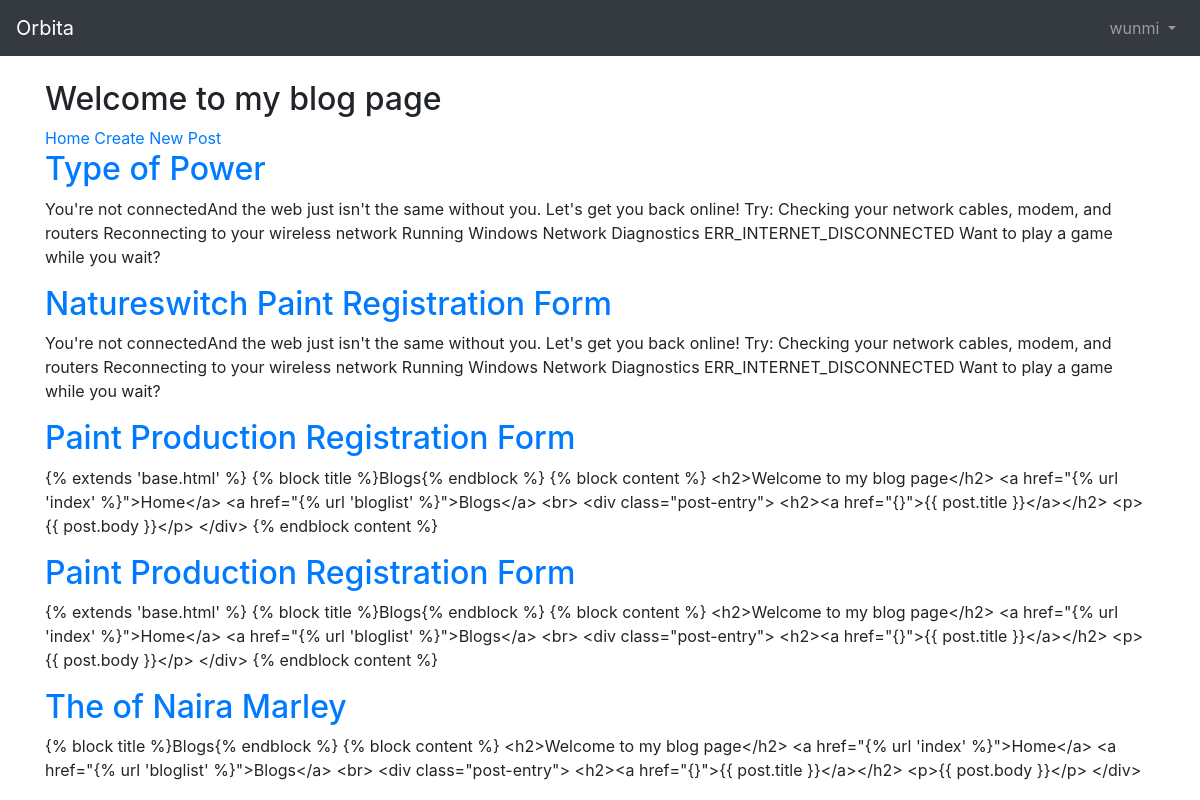
Screenshot of /blog/ (signed in) with the database file from the repository.
### accounts/models.py (models this page shows, shortened)
class CustomUser(AbstractUser):
	pass

### blog/models.py (models this page shows, shortened)
class Post(models.Model):
	author = models.ForeignKey(get_user_model(), on_delete=models.CASCADE, related_name='posts')
	title = models.CharField(max_length=200)
	body = models.TextField()
	created = models.DateTimeField(auto_now_add=True)
	updated = models.DateTimeField(auto_now=True)

### blog/views.py (the view)
# urls.py: path('', views.BlogListView.as_view(), name='post_list'),
class BlogListView(ListView):
	model = Post
	context_object_name = 'posts'
	template_name = 'blog/post_list.html'

### templates/blog/post_list.html (shortened to what this page needs)
{% extends 'base.html' %}
{% block content %}
<h2>Welcome to my blog page</h2>
<a href="{% url 'index' %}">Home</a>
<a href="{% url 'post_new' %}">Create New Post</a>
<br>
	{% for post in posts %}
		<div class="post-entry">
			<h2><a href="{% url 'post_detail' post.pk %}">{{ post.title }}</a></h2>
			<p>{{ post.body }}</p>
		</div>
	{% endfor %}
{% endblock content %}

### templates/base.html (shortened to what this page needs)
{% load static %}
<!DOCTYPE html>
<html lang="en">
	<head>
		<link rel="stylesheet" href="https://stackpath.bootstrapcdn.com/bootstrap/4.1.3/css/bootstrap.min.css">
	</head>
	<body>
		<nav class="navbar navbar-expand-md navbar-dark bg-dark mb-4">
		<a class="navbar-brand" href="{% url 'index' %}">Orbita</a>
		<div class="collapse navbar-collapse" id="navbarCollapse">
		{% if user.is_authenticated %}
		<ul class="navbar-nav ml-auto">
			<li class="nav-item">
				<a class="nav-link dropdown-toggle" href="#" id="userMenu" data-toggle="dropdown" aria-haspopup="true" aria-expanded="false">{{ user.username }}
				</a>
			</li>
		</ul>
		{% else %}
			<form class="form-inline ml-auto">
				<a href="{% url 'login' %}" class="btn btn-outline-secondary">Log In</a>
				<a href="{% url 'signup' %}" class="btn btn-primary ml-2">Sign up</a>
			</form>
		{% endif %}
		</div>
		</nav>
		<div class="container">
			{% block content %}
			{% endblock content %}
		</div>
	</body>
</html>

### rows the page displays
CustomUser: username "wunmi"
Post: title "Type of Power", body "You're not connectedAnd the web just isn't the same without you. Let's get you back online! Try: Checking your network cables, modem, and routers Reconnecting to your wireless network Running Windows Network Diagnostics ERR_INTERNET_DISCONNECTED Want to play a game while you wait?"
Post: title "Natureswitch Paint Registration Form", body "You're not connectedAnd the web just isn't the same without you. Let's get you back online! Try: Checking your network cables, modem, and routers Reconnecting to your wireless network Running Windows Network Diagnostics ERR_INTERNET_DISCONNECTED Want to play a game while you wait?"
Post: title "Paint Production Registration Form", body "{% extends 'base.html' %} {% block title %}Blogs{% endblock %} {% block content %} <h2>Welcome to my blog page</h2> <a href=\"{% url 'index' %}\">Home</a> <a href=\"{% url 'bloglist' %}\">Blogs</a> <br> <div class=\"post-entry\"> <h2><a href=\"{}\">{{ post.title }}</a></h2> <p>{{ post.body }}</p> </div> {% endblock content %}"
Post: title "Paint Production Registration Form", body "{% extends 'base.html' %} {% block title %}Blogs{% endblock %} {% block content %} <h2>Welcome to my blog page</h2> <a href=\"{% url 'index' %}\">Home</a> <a href=\"{% url 'bloglist' %}\">Blogs</a> <br> <div class=\"post-entry\"> <h2><a href=\"{}\">{{ post.title }}</a></h2> <p>{{ post.body }}</p> </div> {% endblock content %}"
Post: title "The of Naira Marley", body "{% block title %}Blogs{% endblock %} {% block content %} <h2>Welcome to my blog page</h2> <a href=\"{% url 'index' %}\">Home</a> <a href=\"{% url 'bloglist' %}\">Blogs</a> <br> <div class=\"post-entry\"> <h2><a href=\"{}\">{{ post.title }}</a></h2> <p>{{ post.body }}</p> </div>"
